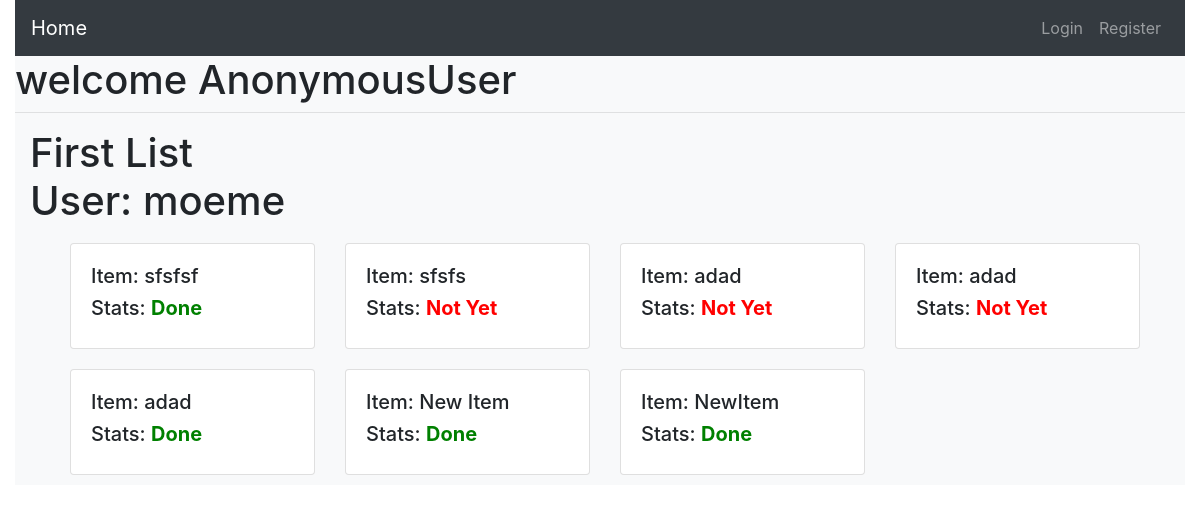
Screenshot of /to_do_lists/2 with the database file from the repository.
### main/models.py (models this page shows, shortened)
class ToDoList(models.Model):
    user = models.ForeignKey(user, default=1, related_name='todolist', on_delete=models.CASCADE)
    name = models.CharField(max_length=255)

class Item(models.Model):
    todolist = models.ForeignKey(ToDoList,related_name='item', on_delete=models.CASCADE)
    text = models.TextField(max_length=300)
    completion = models.BooleanField(default=False, blank=True, null=True)

### main/views.py (the view, shortened to what this page needs)
# urls.py: path('to_do_lists/<int:id>', views.to_so_lists, name='to_do_list'),
def to_so_lists(response, id):
    ls = ToDoList.objects.get(id=id)
    it = ls.item.all()
    return render(response, 'main/view.html', {'to_do_list': ls, 'items': it})

### main/templates/main/view.html
{% extends 'main/base.html' %} {% block content %}
<hr class="mt-0  ">
{% if user.id == to_do_list.user.id %}
<h3 style="text-align:center;">List Name: {{to_do_list.name}}</h3>
<form method="post" action="#">
  {% csrf_token %}
  <ul style="list-style: none;">
    <div style="width: 100%;" class="row justify-content-center">
    {% for item in items%}
        <div style="padding-top: 1rem;" class="col-sm-12 col-md-3">
        <div class="card">
            <div style="text-align:center;" class="card-body">
                <li>
                    Item: {{item.text}} <br />
                    <small> Stats: {% if item.completion == True%}
                        <input type="checkbox" value="clicked" name="c{{item.id}}" checked />
                        {% else %}
                        <input type="checkbox" value="clicked" name="c{{item.id}}" />
                        {% endif %}
                        </small><br>
                        <button class="btn btn-danger btn-sm" name="d{{item.id}}" value="delete_item">Delete Item</button>
            </div>
        </div>
        </li>
        </div>
    {% endfor %}
    </div>
  </ul>
  <div style="text-align: center;">
  <button
    style="margin: 1rem; width: 14%;"
    class="btn btn-primary "
    type="submit"
    value="save"
    name="save"
  >
    Save
  </button>
  <hr />
  <label for="new">New Item Text:</label>
  <input type="text" id="new" name="new" />
  <button
    style="margin: 1rem"
    class="btn btn-primary"
    type="submit"
    value="NewItem"
    name="NewItem"
  >
    Add Item
  </button>
  <hr />
  <button
    style="margin: 1rem"
    class="btn btn-primary"
    type="submit"
    value="SaveAll"
    name="SaveAll"
  >
    Save All
  </button>
      <button class="btn btn-danger" type="submit" name="delete" value="delete">Delete delete This List</button>
</div>
</form>
{% else %}
<div class="col-12">
    <h1>{{to_do_list.name}}<br>User: {{to_do_list.user}}</h1>
    <ul style="list-style:none;">
    <div style="width:100%;" class="row">
                {% for item in to_do_list.item.all %}
                    <div style="margin:10px 0;" class="col-sm-12 col-md-3">
                        <div class="card">
                            <div class="card-body">
                                <li>
                                    <h5>Item: {{item.text}}</h5>
                                    <h5>Stats: {% if item.completion == True %}
                                    <strong style="color:green;">Done</strong>
                                        {% else %}
                                        <strong style="color:red;">Not Yet</strong>
                                        {% endif %}
                                    </h5>
                                </li>
                            </div>
                        </div>
                    </div>
                {% endfor %}
        </div>
         </ul>
</div>
{% endif %}
{% endblock content %}

### rows the page displays
ToDoList: name "First List", user "moeme"
Item: text "sfsfsf", completion "Done"
Item: text "sfsfs", completion "Not Yet"
Item: text "adad", completion "Not Yet"
Item: text "adad", completion "Not Yet"
Item: text "adad", completion "Done"
Item: text "New Item", completion "Done"
Item: text "NewItem", completion "Done"

### other values shown
{{ request.user }} "AnonymousUser"
